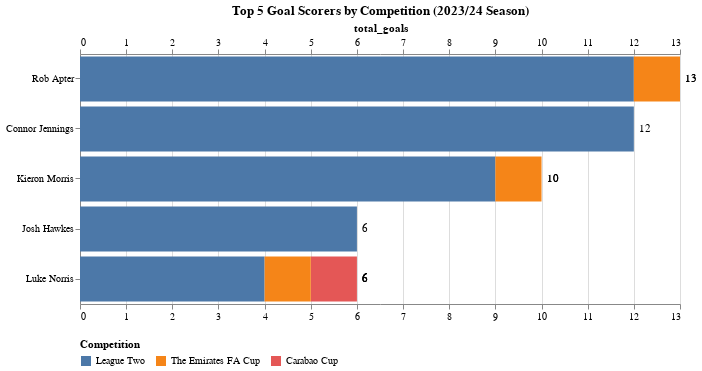

Notebook cell for this chart:
### Code cell
import pandas as pd
import altair as alt

def create_stacked_bar_chart(df, season, n_scorers=3):
    # Filter the DataFrame for the given season
    season_df = df[df['season'] == season].copy()
    
    # Calculate total goals for each player across all competitions
    player_totals = season_df.groupby('player_name')['goals'].sum().reset_index()
    player_totals = player_totals.rename(columns={'goals': 'total_goals'})
    
    # Sort players by total goals (descending order) and select top n_scorers
    player_order = player_totals.sort_values('total_goals', ascending=False)['player_name'].head(n_scorers).tolist()
    
    # Filter season_df to include only top n_scorers
    season_df = season_df[season_df['player_name'].isin(player_order)]
    
    # Merge the totals back to the main dataframe
    season_df = season_df.merge(player_totals, on='player_name')
    
    # Define the custom order for competitions
    competition_order = ['League Two', 'The Emirates FA Cup', 'Carabao Cup']
    
    # Create a mapping for competition order
    competition_order_map = {comp: i for i, comp in enumerate(competition_order)}
    
    # Add a new column for competition order
    season_df['competition_order'] = season_df['competition'].map(competition_order_map)
    
    # Calculate height based on number of players (50 pixels per player, minimum 200)
    chart_height = max(len(player_order) * 50, 200)
    
    # Create the base chart
    base = alt.Chart(season_df).encode(
        y=alt.Y('player_name:N', sort=player_order, title=None)
    )
    
    # Create the stacked bar chart with custom competition order
    bars = base.mark_bar().encode(
        x=alt.X('goals:Q', title=None),
        color=alt.Color('competition:N', 
                        scale=alt.Scale(domain=competition_order),
                        title='Competition'),
        order=alt.Order('competition_order:Q', sort='ascending'),
        tooltip=['player_name', 'competition', 'goals']
    )
    
    # Add text labels for total goals
    text = base.mark_text(align='left', dx=5).encode(
        x=alt.X('total_goals:Q'),
        text=alt.Text('total_goals:Q', format='.0f')
    )
    
    # Combine the chart elements
    chart = (bars + text).properties(
        title=f'Top {n_scorers} Goal Scorers by Competition ({season} Season)',
        width=600,
        height=chart_height
    ).configure_legend(
        orient='bottom'  # Move legend to the bottom
    ).resolve_scale(
        x='independent'
    )
    
    return chart

chart = create_stacked_bar_chart(df, '2023/24', n_scorers=5)
chart

### Figure 1 — Vega-Lite specification as saved in the notebook (floating-point values rounded to 4 significant figures)
{"config": {"view": {"continuousWidth": 300, "continuousHeight": 300}, "legend": {"orient": "bottom"}}, "layer": [{"mark": {"type": "bar"}, "encoding": {"color": {"field": "competition", "scale": {"domain": ["League Two", "The Emirates FA Cup", "Carabao Cup"]}, "title": "Competition", "type": "nominal"}, "order": {"field": "competition_order", "sort": "ascending", "type": "quantitative"}, "tooltip": [{"field": "player_name", "type": "nominal"}, {"field": "competition", "type": "nominal"}, {"field": "goals", "type": "quantitative"}], "x": {"field": "goals", "title": null, "type": "quantitative"}, "y": {"field": "player_name", "sort": ["Rob Apter", "Connor Jennings", "Kieron Morris", "Josh Hawkes", "Luke Norris"], "title": null, "type": "nominal"}}}, {"mark": {"type": "text", "align": "left", "dx": 5}, "encoding": {"text": {"field": "total_goals", "format": ".0f", "type": "quantitative"}, "x": {"field": "total_goals", "type": "quantitative"}, "y": {"field": "player_name", "sort": ["Rob Apter", "Connor Jennings", "Kieron Morris", "Josh Hawkes", "Luke Norris"], "title": null, "type": "nominal"}}}], "data": {"name": "data-06f8c4175d4e2a79adcc9c0bf1f437d8"}, "height": 250, "resolve": {"scale": {"x": "independent"}}, "title": "Top 5 Goal Scorers by Competition (2023/24 Season)", "width": 600, "$schema": "https://vega.github.io/schema/vega-lite/v5.20.1.json", "datasets": {"data-06f8c4175d4e2a79adcc9c0bf1f437d8": [{"season": "2023/24", "player_name": "Connor Jennings", "competition": "League Two", "goals": 12, "total_goals": 12, "competition_order": 0}, {"season": "2023/24", "player_name": "Josh Hawkes", "competition": "League Two", "goals": 6, "total_goals": 6, "competition_order": 0}, {"season": "2023/24", "player_name": "Kieron Morris", "competition": "League Two", "goals": 9, "total_goals": 10, "competition_order": 0}, {"season": "2023/24", "player_name": "Kieron Morris", "competition": "The Emirates FA Cup", "goals": 1, "total_goals": 10, "competition_order": 1}, {"season": "2023/24", "player_name": "Luke Norris", "competition": "Carabao Cup", "goals": 1, "total_goals": 6, "competition_order": 2}, {"season": "2023/24", "player_name": "Luke Norris", "competition": "League Two", "goals": 4, "total_goals": 6, "competition_order": 0}, {"season": "2023/24", "player_name": "Luke Norris", "competition": "The Emirates FA Cup", "goals": 1, "total_goals": 6, "competition_order": 1}, {"season": "2023/24", "player_name": "Rob Apter", "competition": "League Two", "goals": 12, "total_goals": 13, "competition_order": 0}, {"season": "2023/24", "player_name": "Rob Apter", "competition": "The Emirates FA Cup", "goals": 1, "total_goals": 13, "competition_order": 1}]}}
